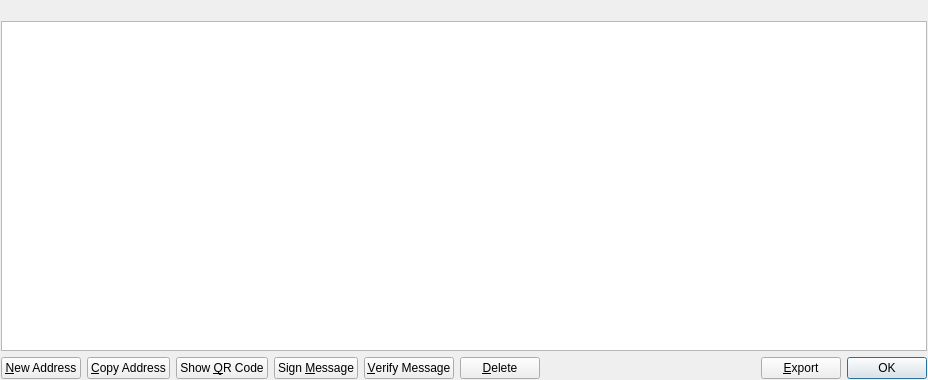
<?xml version="1.0" encoding="UTF-8"?>
<ui version="4.0">
 <class>AddressBookPage</class>
 <widget class="QWidget" name="AddressBookPage">
  <property name="geometry">
   <rect>
    <x>0</x>
    <y>0</y>
    <width>928</width>
    <height>380</height>
   </rect>
  </property>
  <property name="windowTitle">
   <string>Address Book</string>
  </property>
  <layout class="QVBoxLayout" name="verticalLayout">
   <property name="leftMargin">
    <number>1</number>
   </property>
   <property name="topMargin">
    <number>1</number>
   </property>
   <property name="rightMargin">
    <number>1</number>
   </property>
   <property name="bottomMargin">
    <number>1</number>
   </property>
   <item>
    <widget class="QLabel" name="labelExplanation">
     <property name="textFormat">
      <enum>Qt::PlainText</enum>
     </property>
     <property name="wordWrap">
      <bool>true</bool>
     </property>
    </widget>
   </item>
   <item>
    <widget class="QTableView" name="tableView">
     <property name="contextMenuPolicy">
      <enum>Qt::CustomContextMenu</enum>
     </property>
     <property name="toolTip">
      <string>Double-click to edit address or label</string>
     </property>
     <property name="tabKeyNavigation">
      <bool>false</bool>
     </property>
     <property name="alternatingRowColors">
      <bool>true</bool>
     </property>
     <property name="selectionMode">
      <enum>QAbstractItemView::SingleSelection</enum>
     </property>
     <property name="selectionBehavior">
      <enum>QAbstractItemView::SelectRows</enum>
     </property>
     <property name="sortingEnabled">
      <bool>true</bool>
     </property>
     <attribute name="verticalHeaderVisible">
      <bool>false</bool>
     </attribute>
    </widget>
   </item>
   <item>
    <layout class="QHBoxLayout" name="horizontalLayout">
     <item>
      <widget class="QPushButton" name="newAddress">
       <property name="toolTip">
        <string>Create a new address</string>
       </property>
       <property name="text">
        <string>&amp;New Address</string>
       </property>
       <property name="icon">
        <iconset resource="../bitcoin.qrc">
         <normaloff>:/icons/add</normaloff>:/icons/add</iconset>
       </property>
      </widget>
     </item>
     <item>
      <widget class="QPushButton" name="copyAddress">
       <property name="toolTip">
        <string>Copy the currently selected address to the system clipboard</string>
       </property>
       <property name="text">
        <string>&amp;Copy Address</string>
       </property>
       <property name="icon">
        <iconset resource="../bitcoin.qrc">
         <normaloff>:/icons/editcopy</normaloff>:/icons/editcopy</iconset>
       </property>
      </widget>
     </item>
     <item>
      <widget class="QPushButton" name="showQRCode">
       <property name="text">
        <string>Show &amp;QR Code</string>
       </property>
       <property name="icon">
        <iconset resource="../bitcoin.qrc">
         <normaloff>:/icons/qrcode</normaloff>:/icons/qrcode</iconset>
       </property>
      </widget>
     </item>
     <item>
      <widget class="QPushButton" name="signMessage">
       <property name="toolTip">
        <string>Sign a message to prove you own a limecoin address</string>
       </property>
       <property name="text">
        <string>Sign &amp;Message</string>
       </property>
       <property name="icon">
        <iconset resource="../bitcoin.qrc">
         <normaloff>:/icons/edit</normaloff>:/icons/edit</iconset>
       </property>
      </widget>
     </item>
     <item>
      <widget class="QPushButton" name="verifyMessage">
       <property name="toolTip">
        <string>Verify a message to ensure it was signed with a specified limecoin address</string>
       </property>
       <property name="text">
        <string>&amp;Verify Message</string>
       </property>
       <property name="icon">
        <iconset resource="../bitcoin.qrc">
         <normaloff>:/icons/transaction_0</normaloff>:/icons/transaction_0</iconset>
       </property>
      </widget>
     </item>
     <item>
      <widget class="QPushButton" name="deleteAddress">
       <property name="toolTip">
        <string>Delete the currently selected address from the list</string>
       </property>
       <property name="text">
        <string>&amp;Delete</string>
       </property>
       <property name="icon">
        <iconset resource="../bitcoin.qrc">
         <normaloff>:/icons/remove</normaloff>:/icons/remove</iconset>
       </property>
      </widget>
     </item>
     <item>
      <spacer name="horizontalSpacer">
       <property name="orientation">
        <enum>Qt::Horizontal</enum>
       </property>
       <property name="sizeHint" stdset="0">
        <size>
         <width>40</width>
         <height>20</height>
        </size>
       </property>
      </spacer>
     </item>
     <item>
      <widget class="QPushButton" name="exportButton">
       <property name="toolTip">
        <string>Export the data in the current tab to a file</string>
       </property>
       <property name="text">
        <string>&amp;Export</string>
       </property>
       <property name="icon">
        <iconset resource="../bitcoin.qrc">
         <normaloff>:/icons/export</normaloff>:/icons/export</iconset>
       </property>
      </widget>
     </item>
     <item>
      <widget class="QDialogButtonBox" name="buttonBox">
       <property name="sizePolicy">
        <sizepolicy hsizetype="Maximum" vsizetype="Fixed">
         <horstretch>0</horstretch>
         <verstretch>0</verstretch>
        </sizepolicy>
       </property>
       <property name="standardButtons">
        <set>QDialogButtonBox::Ok</set>
       </property>
      </widget>
     </item>
    </layout>
   </item>
  </layout>
 </widget>
 <resources>
  <include location="../bitcoin.qrc"/>
 </resources>
 <connections/>
</ui>
